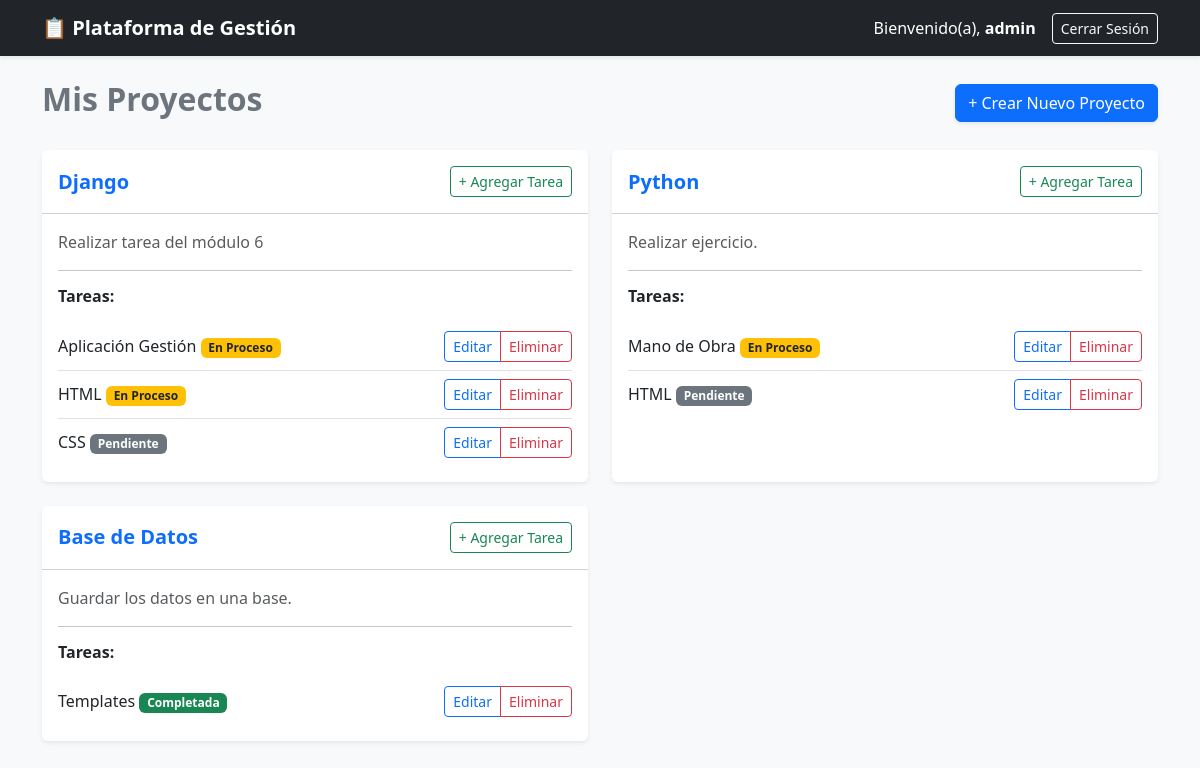
Page / (signed in) on the earlier database version.
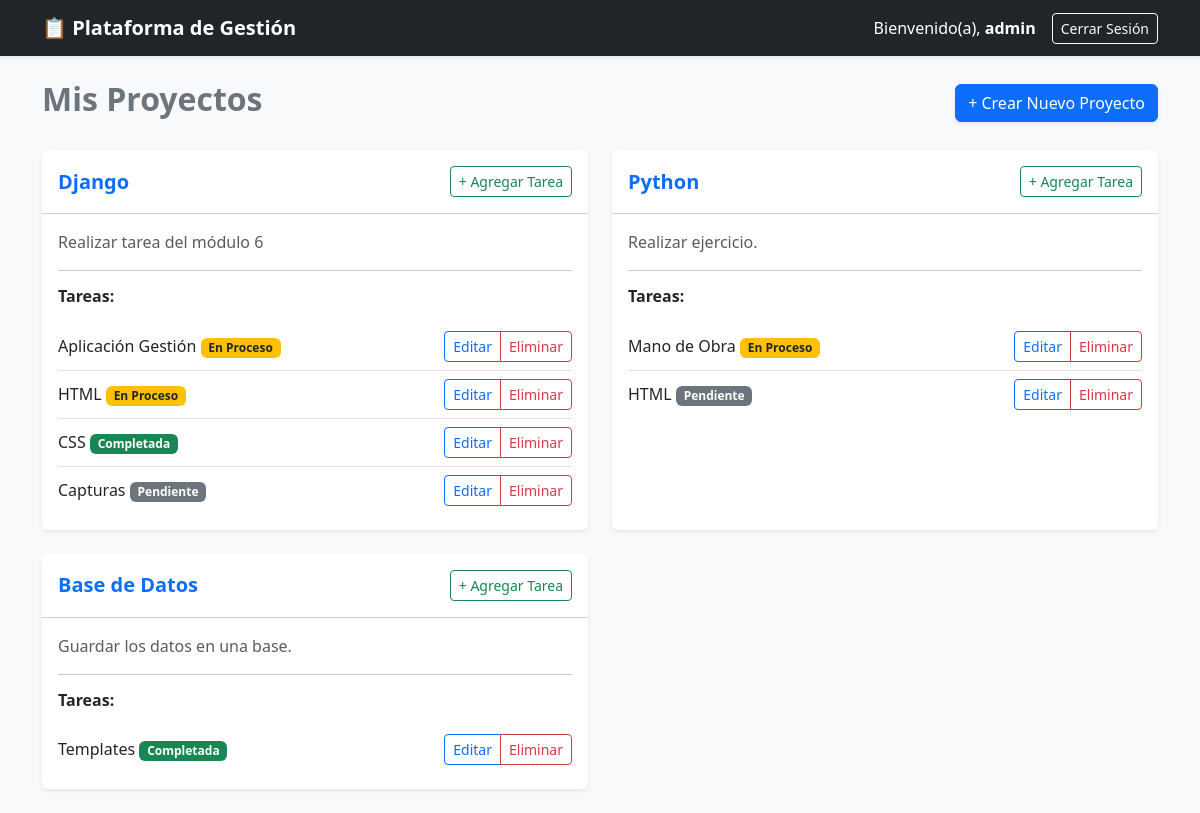
Same page on the later database version.
### aplicacion_gestion/models.py (models this page shows, shortened)
class Proyecto(models.Model):
    nombre = models.CharField(max_length=200)
    descripcion = models.TextField(blank=True)
    fecha_inicio = models.DateField(auto_now_add=True)
    usuario = models.ForeignKey(User, on_delete=models.CASCADE, related_name='proyectos')

class Tarea(models.Model):
    ESTADOS = [
        ('PENDIENTE', 'Pendiente'),
        ('EN_PROCESO', 'En Proceso'),
        ('COMPLETADA', 'Completada'),
    ]
    proyecto = models.ForeignKey(Proyecto, on_delete=models.CASCADE, related_name='tareas')
    titulo = models.CharField(max_length=200)
    descripcion = models.TextField(blank=True)
    estado = models.CharField(max_length=20, choices=ESTADOS, default='PENDIENTE')
    fecha_creacion = models.DateField(auto_now_add=True)  # <-- Agrega esta línea
    fecha_vencimiento = models.DateField(null=True, blank=True)

### aplicacion_gestion/views.py (the view)
# urls.py: path('', HomeView.as_view(), name='home'),
class HomeView(LoginRequiredMixin, ListView):
    model = Proyecto
    template_name = 'aplicacion_gestion/home.html'
    context_object_name = 'proyectos'
    def get_queryset(self):
        return Proyecto.objects.filter(usuario=self.request.user)

### aplicacion_gestion/templates/aplicacion_gestion/home.html
{% extends 'aplicacion_gestion/base.html' %}
{% block content %}
<div class="d-flex justify-content-between align-items-center mb-4">
    <h2 class="fw-bold text-secondary">Mis Proyectos</h2>
    <a href="{% url 'crear_proyecto' %}" class="btn btn-primary shadow-sm">+ Crear Nuevo Proyecto</a>
</div>
{% if proyectos %}
    <div class="row">
    {% for proyecto in proyectos %}
        <div class="col-md-6 mb-4">
            <div class="card shadow-sm border-0 h-100">
                <div class="card-header bg-white d-flex justify-content-between align-items-center py-3">
                    <h5 class="card-title m-0 fw-bold text-primary">{{ proyecto.nombre }}</h5>
                    <a href="{% url 'crear_tarea' proyecto.id %}" class="btn btn-outline-success btn-sm">+ Agregar Tarea</a>
                </div>
                <div class="card-body">
                    <p class="card-text text-muted">{{ proyecto.descripcion|default:"Sin descripción." }}</p>
                    <hr>
                    <h6 class="fw-bold text-dark mb-3">Tareas:</h6>
                    <ul class="list-group list-group-flush">
                    {% for tarea in proyecto.tareas.all %}
                        <li class="list-group-item d-flex justify-content-between align-items-center px-0">
                            <div>
                                <span>{{ tarea.titulo }}</span>
                                <span class="badge
                                    {% if tarea.estado == 'COMPLETADA' %}bg-success
                                    {% elif tarea.estado == 'EN_PROCESO' %}bg-warning text-dark
                                    {% else %}bg-secondary{% endif %}">
                                    {{ tarea.get_estado_display }}
                                </span>
                            </div>
                            <div class="btn-group" role="group">
                                <a href="{% url 'editar_tarea' tarea.id %}" class="btn btn-outline-primary btn-sm">Editar</a>
                                <a href="{% url 'eliminar_tarea' tarea.id %}" class="btn btn-outline-danger btn-sm">Eliminar</a>
                            </div>
                        </li>
                    {% empty %}
                        <li class="list-group-item text-muted px-0 italic">No hay tareas registradas.</li>
                    {% endfor %}
                    </ul>
                </div>
            </div>
        </div>
    {% endfor %}
    </div>
{% else %}
    <div class="alert alert-info text-center shadow-sm" role="alert">
        No tienes proyectos registrados aún. ¡Crea el primero con el botón superior!
    </div>
{% endif %}
{% endblock %}

Differences in the rows shown:
changed Tarea "CSS": estado "Pendiente" → "Completada"
added Tarea: titulo "Capturas", estado "Pendiente", shown under Proyecto "Django"
